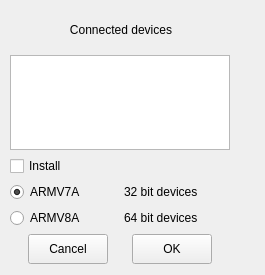
<?xml version="1.0" encoding="UTF-8"?>
<ui version="4.0">
 <class>downloadDialog</class>
 <widget class="QDialog" name="downloadDialog">
  <property name="geometry">
   <rect>
    <x>0</x>
    <y>0</y>
    <width>265</width>
    <height>275</height>
   </rect>
  </property>
  <property name="minimumSize">
   <size>
    <width>265</width>
    <height>275</height>
   </size>
  </property>
  <property name="maximumSize">
   <size>
    <width>265</width>
    <height>275</height>
   </size>
  </property>
  <property name="windowTitle">
   <string>Download Kodi</string>
  </property>
  <widget class="QWidget" name="downloaddialog_layoutWidget">
   <property name="geometry">
    <rect>
     <x>10</x>
     <y>10</y>
     <width>222</width>
     <height>254</height>
    </rect>
   </property>
   <layout class="QVBoxLayout" name="verticalLayout_3">
    <item>
     <widget class="QLabel" name="label_4">
      <property name="text">
       <string>Connected devices</string>
      </property>
      <property name="alignment">
       <set>Qt::AlignCenter</set>
      </property>
     </widget>
    </item>
    <item>
     <widget class="QListWidget" name="listDevices">
      <property name="minimumSize">
       <size>
        <width>220</width>
        <height>95</height>
       </size>
      </property>
      <property name="maximumSize">
       <size>
        <width>220</width>
        <height>95</height>
       </size>
      </property>
      <property name="toolTip">
       <string>&lt;html&gt;&lt;head/&gt;&lt;body&gt;&lt;p&gt;Double-click device ID to start the file manager&lt;/p&gt;&lt;/body&gt;&lt;/html&gt;</string>
      </property>
      <property name="selectionMode">
       <enum>QAbstractItemView::ContiguousSelection</enum>
      </property>
      <property name="currentRow">
       <number>-1</number>
      </property>
     </widget>
    </item>
    <item>
     <layout class="QVBoxLayout" name="verticalLayout_2">
      <item>
       <widget class="QCheckBox" name="installBox">
        <property name="text">
         <string>Install</string>
        </property>
       </widget>
      </item>
      <item>
       <layout class="QVBoxLayout" name="verticalLayout">
        <item>
         <layout class="QHBoxLayout" name="horizontalLayout_2">
          <item>
           <widget class="QRadioButton" name="armv7Button">
            <property name="text">
             <string>ARMV7A</string>
            </property>
            <property name="checked">
             <bool>true</bool>
            </property>
           </widget>
          </item>
          <item>
           <widget class="QLabel" name="label">
            <property name="text">
             <string>32 bit devices</string>
            </property>
           </widget>
          </item>
         </layout>
        </item>
        <item>
         <layout class="QHBoxLayout" name="horizontalLayout_3">
          <item>
           <widget class="QRadioButton" name="armv8Button">
            <property name="text">
             <string>ARMV8A</string>
            </property>
           </widget>
          </item>
          <item>
           <widget class="QLabel" name="label_2">
            <property name="text">
             <string>64 bit devices</string>
            </property>
           </widget>
          </item>
         </layout>
        </item>
       </layout>
      </item>
      <item>
       <layout class="QHBoxLayout" name="horizontalLayout">
        <item>
         <widget class="QPushButton" name="cancelButton">
          <property name="minimumSize">
           <size>
            <width>80</width>
            <height>30</height>
           </size>
          </property>
          <property name="maximumSize">
           <size>
            <width>80</width>
            <height>30</height>
           </size>
          </property>
          <property name="text">
           <string>Cancel</string>
          </property>
          <property name="autoDefault">
           <bool>false</bool>
          </property>
         </widget>
        </item>
        <item>
         <widget class="QPushButton" name="okButton">
          <property name="minimumSize">
           <size>
            <width>80</width>
            <height>30</height>
           </size>
          </property>
          <property name="maximumSize">
           <size>
            <width>80</width>
            <height>30</height>
           </size>
          </property>
          <property name="text">
           <string>OK</string>
          </property>
          <property name="autoDefault">
           <bool>false</bool>
          </property>
         </widget>
        </item>
       </layout>
      </item>
     </layout>
    </item>
   </layout>
  </widget>
 </widget>
 <resources/>
 <connections>
  <connection>
   <sender>cancelButton</sender>
   <signal>clicked()</signal>
   <receiver>downloadDialog</receiver>
   <slot>reject()</slot>
   <hints>
    <hint type="sourcelabel">
     <x>50</x>
     <y>135</y>
    </hint>
    <hint type="destinationlabel">
     <x>105</x>
     <y>90</y>
    </hint>
   </hints>
  </connection>
  <connection>
   <sender>okButton</sender>
   <signal>clicked()</signal>
   <receiver>downloadDialog</receiver>
   <slot>accept()</slot>
   <hints>
    <hint type="sourcelabel">
     <x>133</x>
     <y>135</y>
    </hint>
    <hint type="destinationlabel">
     <x>105</x>
     <y>90</y>
    </hint>
   </hints>
  </connection>
 </connections>
</ui>
